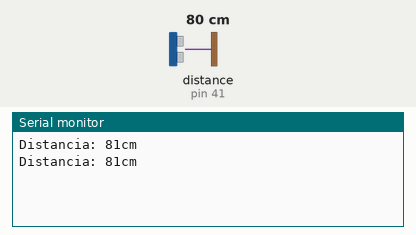
Recording of a sketch running on a simulated Arduino Mega 2560, built with avr-gcc and run on an emulated ATmega2560. Shown: the last lines printed to the serial monitor. The inputs (shaded band) are chosen by the test bench; at power-on: distance to the obstacle (sensor on pin 41) 80 cm. The echo pulse lasts 58.3 µs per cm.

Above: at 2.9 s.
3.0 s: distance to the obstacle (sensor on pin 41) set to 2 cm
At 4.3 s:
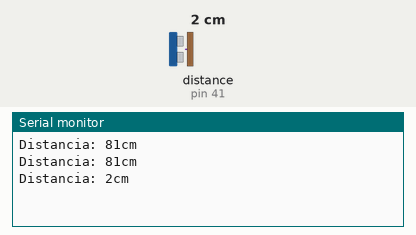
4.6 s: distance to the obstacle (sensor on pin 41) set to 4 cm
At 4.6 s:
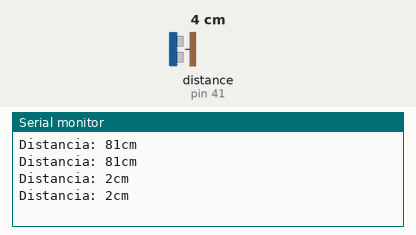
Timing chart, 0 to 7.6 s (numbered marks = the images above; inputs shaded):
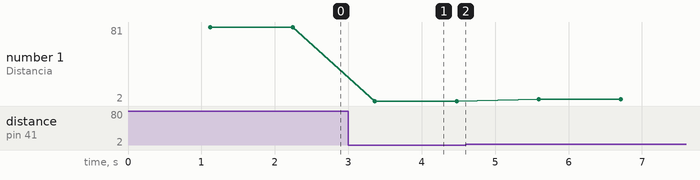

Measured:
- after the input at 3.0 s, the serial monitor: prints a new line after 0.36 s (image 1)
- plotted number 1: 81 → 2 after the input at 3.0 s, 2 → 4 after the input at 4.6 s

The sketch:

arduino.ino
```cpp
#include <NewPing.h>

/*Aqui se configuran los pines donde debemos conectar el sensor*/
#define TRIGGER_PIN  39
#define ECHO_PIN     41
#define MAX_DISTANCE 200

/*Crear el objeto de la clase NewPing*/
NewPing sonar(TRIGGER_PIN, ECHO_PIN, MAX_DISTANCE);

void setup() {
  Serial.begin(9600);
}

void loop() {
  // Esperar 1 segundo entre mediciones
  delay(1000);
  // Obtener medicion de tiempo de viaje del sonido y guardar en variable uS
  int uS = sonar.ping_median();
  // Imprimir la distancia medida a la consola serial
  Serial.print("Distancia: ");
  // Calcular la distancia con base en una constante
  Serial.print(uS / US_ROUNDTRIP_CM);
  Serial.println("cm");
}
```
